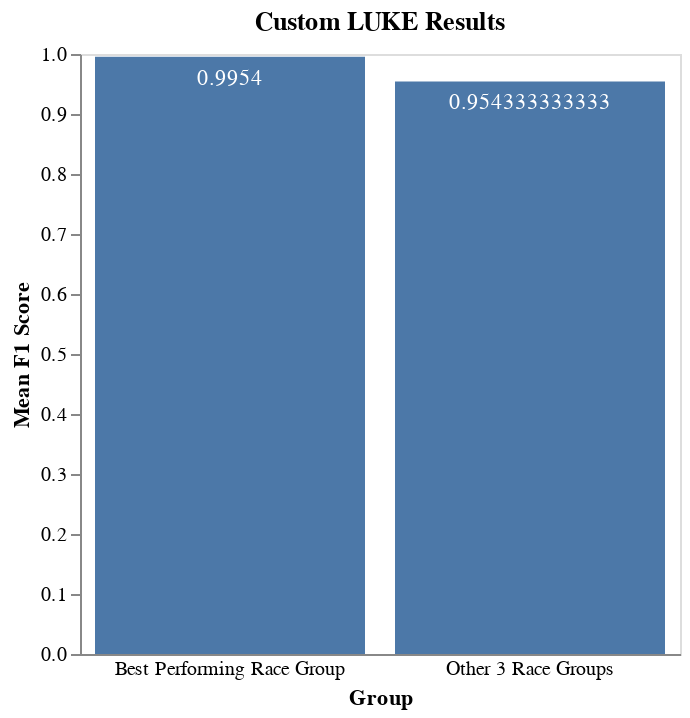

Notebook code cell kept with this figure:
### Code cell
plot_breakdown(luke_custom_results, "Custom LUKE Results")

### Figure 1 — Vega-Lite specification as saved in the notebook (floating-point values rounded to 4 significant figures)
{"config": {"view": {"continuousWidth": 400, "continuousHeight": 300}, "axis": {"grid": false}}, "layer": [{"mark": "bar", "encoding": {"x": {"type": "ordinal", "axis": {"labelAngle": 0, "ticks": false}, "field": "Group", "sort": {"encoding": "y", "order": "descending"}}, "y": {"type": "quantitative", "axis": {"labelAngle": 0}, "field": "Mean F1 Score"}}, "height": 300, "title": "Custom LUKE Results", "width": 300}, {"mark": {"type": "text", "align": "center", "baseline": "top", "color": "white", "dy": 5}, "encoding": {"text": {"type": "quantitative", "field": "Mean F1 Score"}, "x": {"type": "ordinal", "axis": {"labelAngle": 0, "ticks": false}, "field": "Group", "sort": {"encoding": "y", "order": "descending"}}, "y": {"type": "quantitative", "axis": {"labelAngle": 0}, "field": "Mean F1 Score"}}, "height": 300, "title": "Custom LUKE Results", "width": 300}], "data": {"name": "data-dcede5546ccfbe049acc685ac0edaf28"}, "height": 300, "title": "Custom LUKE Results", "width": 300, "$schema": "https://vega.github.io/schema/vega-lite/v4.8.1.json", "datasets": {"data-dcede5546ccfbe049acc685ac0edaf28": [{"Group": "Best Performing Race Group", "F1 Score": null, "Mean F1 Score": 0.9954}, {"Group": "Other 3 Race Groups", "F1 Score": null, "Mean F1 Score": 0.9543}]}}
